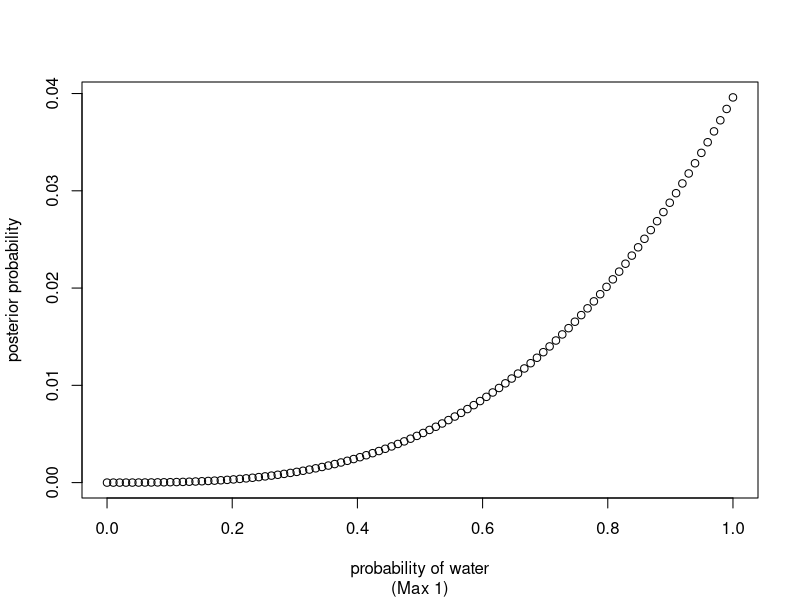
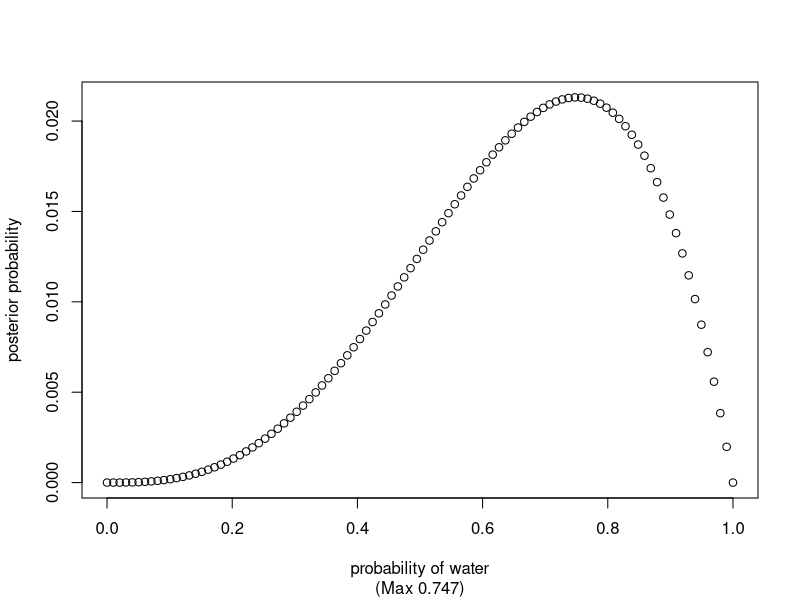
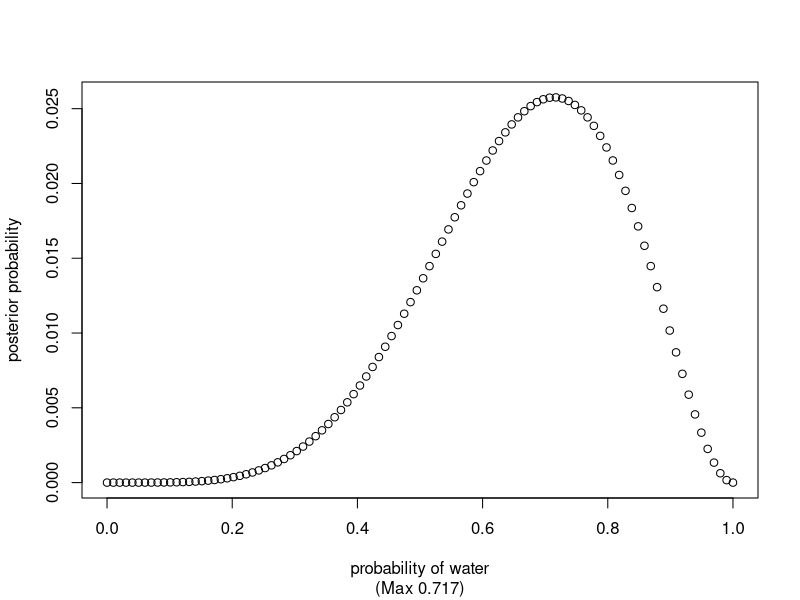
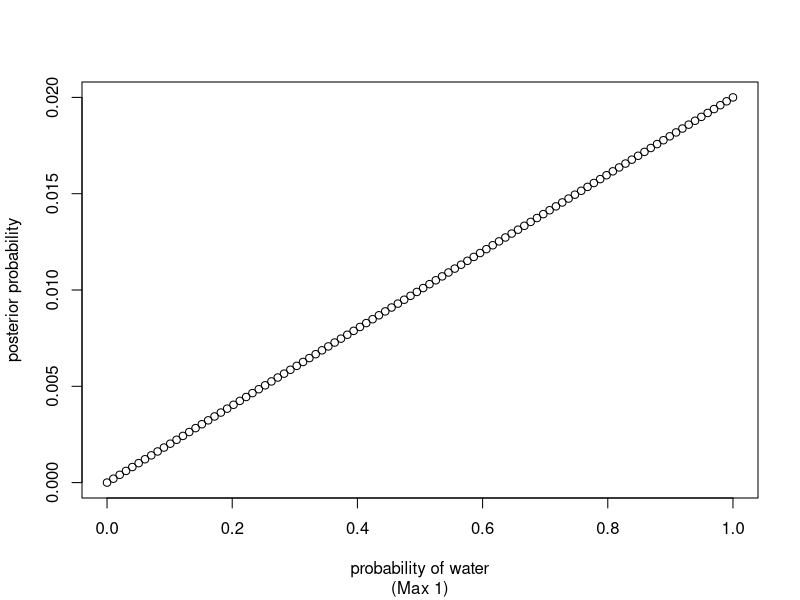
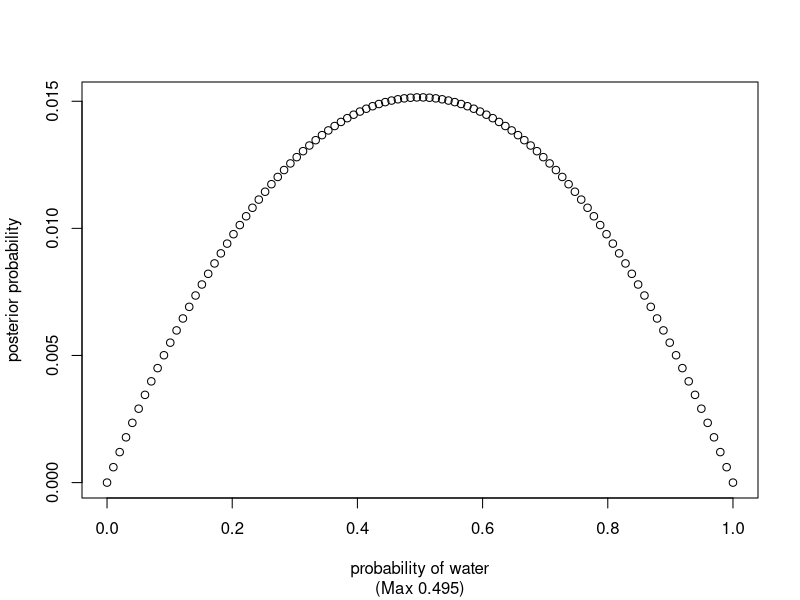
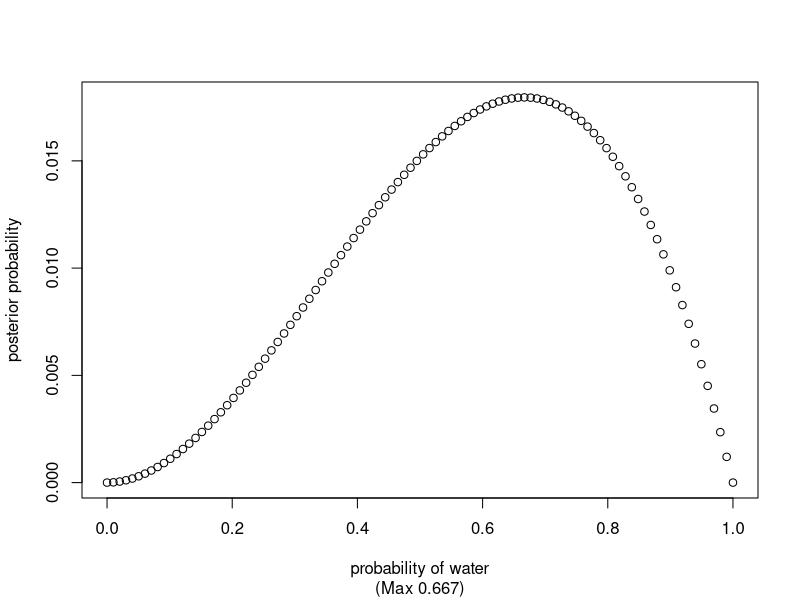
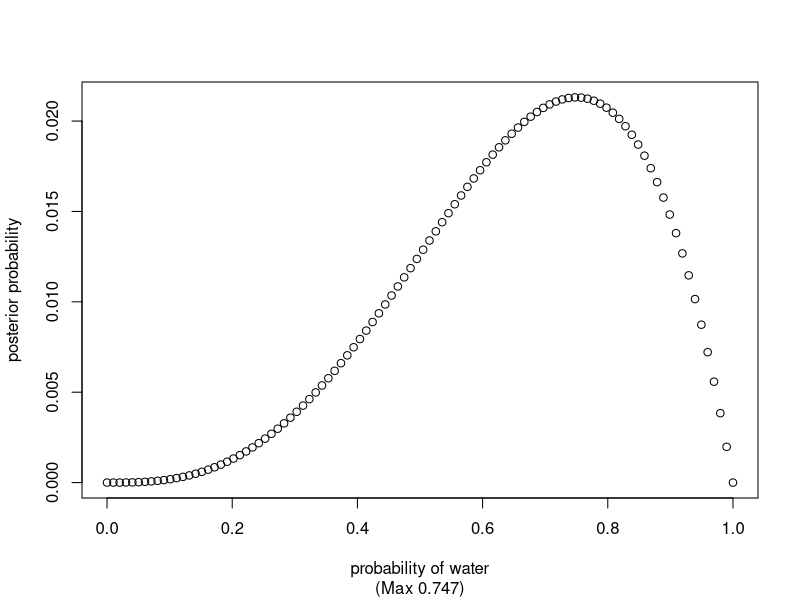
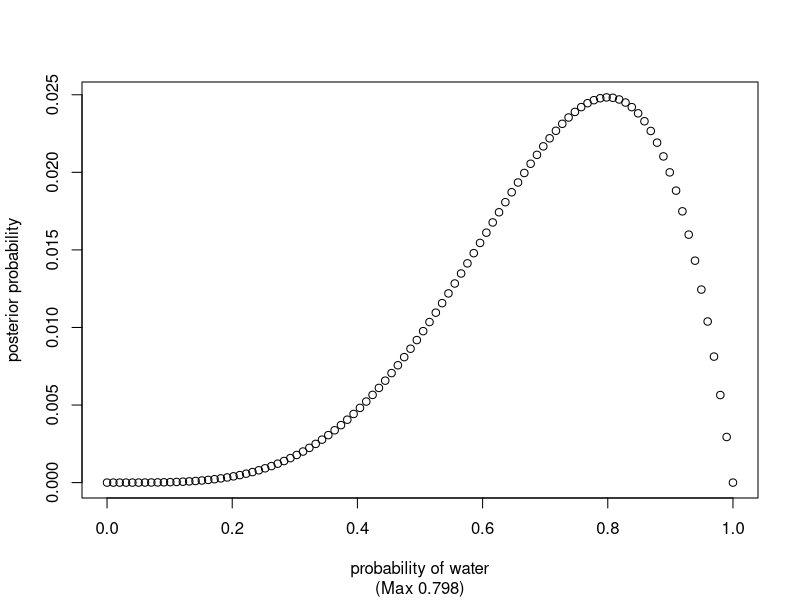

The R script that drew these images, in order:
## ---- chunk 1

water_posterior <- function(observed_waters, tosses, prior = NULL, points = 100) {
  # define the grid (how many points, parameter values)
  p <- seq(0, 1, length.out = points)
  
  if (is.null(prior)) {
    # compute prior at each point in the grid (uniform, in this case)
    prior <- rep.int(1/length(p), length(p)) # We could normalize this later, actually
  }
  
  # compute the likelihood at each parameter value (the plausibility that the given value of p would have produced those observations)
  likelihood <- dbinom(observed_waters, size = tosses, prob = p)
  
  # compute the unstandardized posterior at each parameter vaule, by multiplying the prior by the likelihood
  unstandardized_posterior <- prior * likelihood 
  
  # standardize the posterior (normalize)
  posterior <- unstandardized_posterior / sum(unstandardized_posterior)
  
  plot_posterior(p, posterior)
  
  posterior
}

plot_posterior <- function(param_grid, posterior) {
  
  max_p <- param_grid[which.max(posterior)]
  
  plot(param_grid, 
       posterior,
       xlab = "probability of water", 
       ylab = "posterior probability",
       sub = paste0("(Max ", round(max_p, 3), ")")
       )
}

## ---- chunk 2
post <- water_posterior(observed_waters = 3, tosses = 3)
## ---- chunk 3
post <- water_posterior(observed_waters = 3, tosses = 4)
## ---- chunk 4
post <- water_posterior(observed_waters = 5, tosses = 7)
## ---- chunk 5
# W with uniform prior
post <- water_posterior(1, 1) 
# Now pass in the posterior as the prior to the next step
post <- water_posterior(0, 1, post) 
post <- water_posterior(1, 1, post)
post <- water_posterior(1, 1, post)
post <- water_posterior(1, 1, post)
post <- water_posterior(0, 1, post)
post <- water_posterior(1, 1, post)
post <- water_posterior(0, 1, post)
post <- water_posterior(1, 1, post)
## ---- chunk 6
post <- water_posterior(6, 9)
## ---- chunk 7
piecewise_water_posterior <- function(observed_waters, tosses, points = 100) {
  p <- seq(0, 1, length.out = points)
  
  # compute prior at each point in the grid (uniform, in this case)
  prior <- ifelse(p < 0.5, 0, 1)
  
  likelihood <- dbinom(observed_waters, size = tosses, prob = p)
  unstandardized_posterior <- prior * likelihood 
  posterior <- unstandardized_posterior / sum(unstandardized_posterior)

  plot_posterior(p, posterior)
  
  posterior
}
## ---- chunk 8
post <- piecewise_water_posterior(observed_waters = 3, tosses = 3)
## ---- chunk 9
post <- piecewise_water_posterior(observed_waters = 3, tosses = 4)
## ---- chunk 10
post <- piecewise_water_posterior(observed_waters = 5, tosses = 7)
## ---- chunk 11

## ---- chunk 12

## ---- chunk 13

## ---- chunk 14

